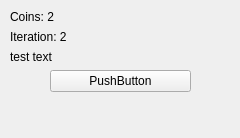
<?xml version="1.0" encoding="UTF-8"?>
<ui version="4.0">
 <class>TestDataForm</class>
 <widget class="QWidget" name="TestDataForm">
  <property name="geometry">
   <rect>
    <x>0</x>
    <y>0</y>
    <width>240</width>
    <height>138</height>
   </rect>
  </property>
  <property name="windowTitle">
   <string>Form</string>
  </property>
  <widget class="QWidget" name="verticalLayoutWidget">
   <property name="geometry">
    <rect>
     <x>10</x>
     <y>10</y>
     <width>221</width>
     <height>121</height>
    </rect>
   </property>
   <layout class="QVBoxLayout" name="verticalLayout">
    <item>
     <widget class="QLabel" name="label_3">
      <property name="text">
       <string>Coins: 2</string>
      </property>
     </widget>
    </item>
    <item>
     <widget class="QLabel" name="label_2">
      <property name="text">
       <string>Iteration: 2</string>
      </property>
     </widget>
    </item>
    <item>
     <widget class="QLabel" name="label">
      <property name="text">
       <string>test text</string>
      </property>
     </widget>
    </item>
    <item>
     <layout class="QHBoxLayout" name="horizontalLayout">
      <item>
       <spacer name="horizontalSpacer">
        <property name="orientation">
         <enum>Qt::Horizontal</enum>
        </property>
        <property name="sizeType">
         <enum>QSizePolicy::Minimum</enum>
        </property>
        <property name="sizeHint" stdset="0">
         <size>
          <width>40</width>
          <height>20</height>
         </size>
        </property>
       </spacer>
      </item>
      <item>
       <widget class="QPushButton" name="pushButton">
        <property name="text">
         <string>PushButton</string>
        </property>
       </widget>
      </item>
      <item>
       <spacer name="horizontalSpacer_2">
        <property name="orientation">
         <enum>Qt::Horizontal</enum>
        </property>
        <property name="sizeType">
         <enum>QSizePolicy::Minimum</enum>
        </property>
        <property name="sizeHint" stdset="0">
         <size>
          <width>40</width>
          <height>20</height>
         </size>
        </property>
       </spacer>
      </item>
     </layout>
    </item>
    <item>
     <spacer name="verticalSpacer">
      <property name="orientation">
       <enum>Qt::Vertical</enum>
      </property>
      <property name="sizeHint" stdset="0">
       <size>
        <width>20</width>
        <height>40</height>
       </size>
      </property>
     </spacer>
    </item>
   </layout>
  </widget>
 </widget>
 <resources/>
 <connections/>
</ui>
